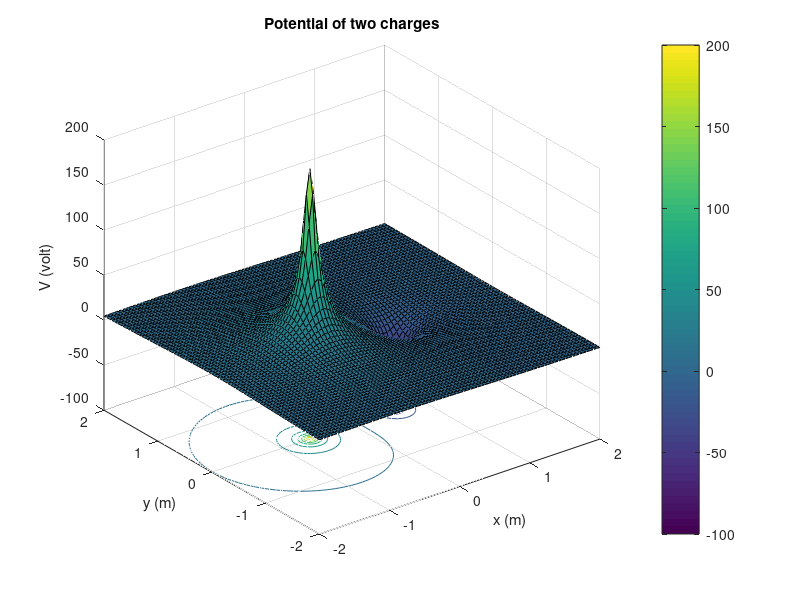

Reproduce this figure in MATLAB.
% Day 079 · Mesh and Surface Plots: meshgrid, mesh and surf — The voltage around two point charges
% Run: open this file in MATLAB and press Run (or type example_3 in the Command Window)

k = 8.99e9; q1 = 2e-9; q2 = -1e-9;
[X, Y] = meshgrid(linspace(-2, 2, 81));
r1 = sqrt((X + 0.6).^2 + Y.^2) + 0.05;          % +0.05 avoids division by zero
r2 = sqrt((X - 0.6).^2 + Y.^2) + 0.05;
V = k*q1./r1 + k*q2./r2;
V = max(min(V, 200), -100);                     % clip the peaks for a readable plot
surfc(X, Y, V)
xlabel('x (m)'); ylabel('y (m)'); zlabel('V (volt)'); title('Potential of two charges')
colorbar
